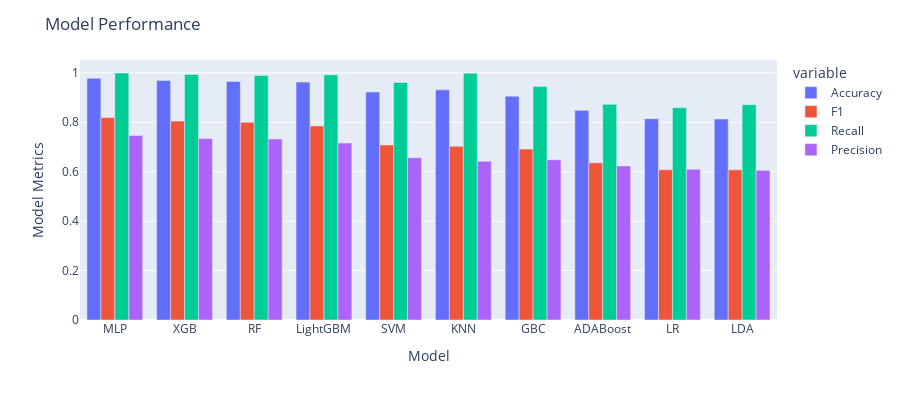

Notebook code for this chart:
### Code cell
import plotly.express as px
df = px.data.tips()
fig = px.bar(result_df, x="Model", y=['Accuracy','F1','Recall','Precision'], barmode='group',
             height=400)

fig.update_yaxes(title_text="Model Metrics")
fig.update_layout(
    title_text="Model Performance"
)
fig.show()

### Figure 1 — Plotly figure (JSON) as saved in the notebook; plotly's stock layout.template omitted (floating-point values rounded to 4 significant figures)
{"data": [{"alignmentgroup": "True", "hovertemplate": "variable=Accuracy<br>Model=%{x}<br>value=%{y}<extra></extra>", "legendgroup": "Accuracy", "marker": {"color": "#636efa"}, "name": "Accuracy", "offsetgroup": "Accuracy", "orientation": "v", "showlegend": true, "textposition": "auto", "type": "bar", "x": ["MLP", "XGB", "RF", "LightGBM", "SVM", "KNN", "GBC", "ADABoost", "LR", "LDA"], "xaxis": "x", "y": [0.9776, 0.9688, 0.9652, 0.9625, 0.9223, 0.9311, 0.9054, 0.8481, 0.8144, 0.8129], "yaxis": "y"}, {"alignmentgroup": "True", "hovertemplate": "variable=F1<br>Model=%{x}<br>value=%{y}<extra></extra>", "legendgroup": "F1", "marker": {"color": "#EF553B"}, "name": "F1", "offsetgroup": "F1", "orientation": "v", "showlegend": true, "textposition": "auto", "type": "bar", "x": ["MLP", "XGB", "RF", "LightGBM", "SVM", "KNN", "GBC", "ADABoost", "LR", "LDA"], "xaxis": "x", "y": [0.8189, 0.8046, 0.8001, 0.785, 0.7084, 0.7033, 0.6914, 0.636, 0.6081, 0.6075], "yaxis": "y"}, {"alignmentgroup": "True", "hovertemplate": "variable=Recall<br>Model=%{x}<br>value=%{y}<extra></extra>", "legendgroup": "Recall", "marker": {"color": "#00cc96"}, "name": "Recall", "offsetgroup": "Recall", "orientation": "v", "showlegend": true, "textposition": "auto", "type": "bar", "x": ["MLP", "XGB", "RF", "LightGBM", "SVM", "KNN", "GBC", "ADABoost", "LR", "LDA"], "xaxis": "x", "y": [0.9992, 0.9933, 0.9895, 0.9919, 0.9609, 0.9981, 0.9442, 0.8723, 0.8587, 0.871], "yaxis": "y"}, {"alignmentgroup": "True", "hovertemplate": "variable=Precision<br>Model=%{x}<br>value=%{y}<extra></extra>", "legendgroup": "Precision", "marker": {"color": "#ab63fa"}, "name": "Precision", "offsetgroup": "Precision", "orientation": "v", "showlegend": true, "textposition": "auto", "type": "bar", "x": ["MLP", "XGB", "RF", "LightGBM", "SVM", "KNN", "GBC", "ADABoost", "LR", "LDA"], "xaxis": "x", "y": [0.7468, 0.7341, 0.732, 0.7159, 0.6564, 0.6426, 0.6483, 0.6232, 0.6096, 0.6053], "yaxis": "y"}], "layout": {"barmode": "group", "height": 400, "legend": {"title": {"text": "variable"}, "tracegroupgap": 0}, "margin": {"t": 60}, "title": {"text": "Model Performance"}, "xaxis": {"anchor": "y", "domain": [0, 1], "title": {"text": "Model"}}, "yaxis": {"anchor": "x", "domain": [0, 1], "title": {"text": "Model Metrics"}}}}
